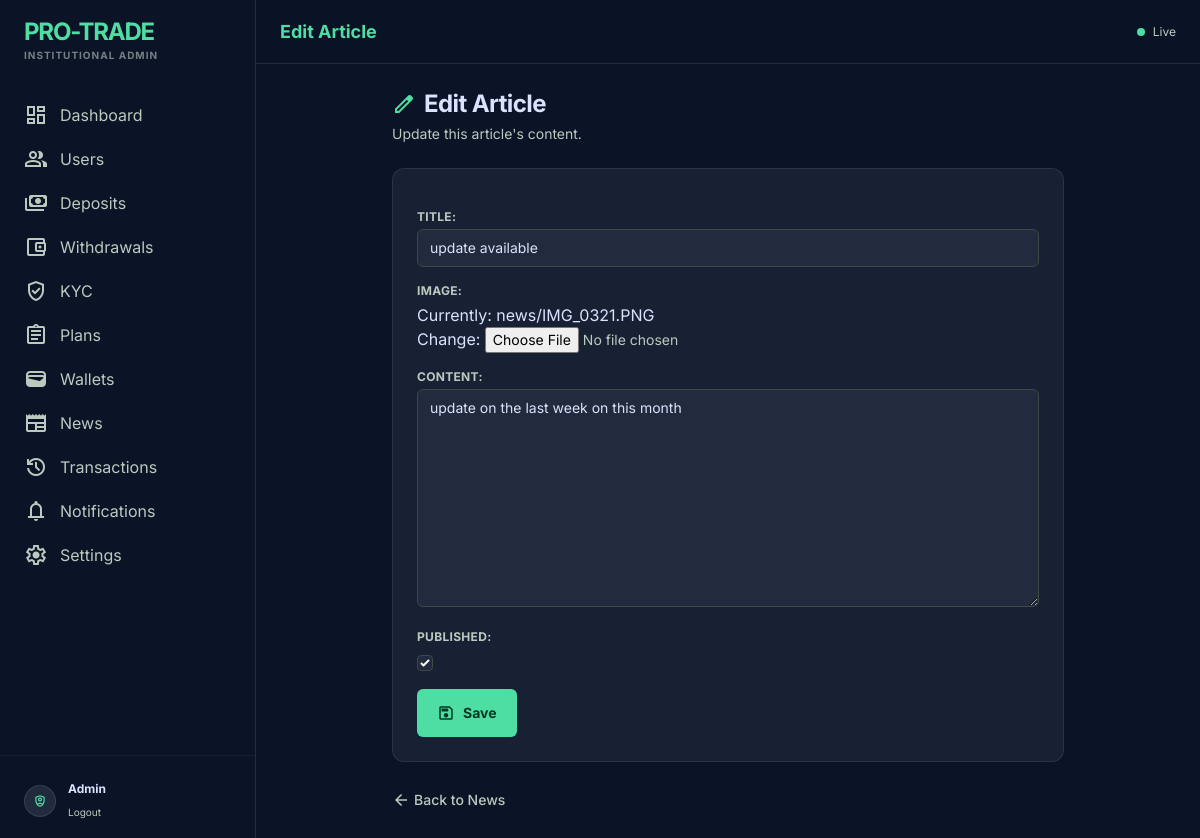
The app's page /panel/news/1/edit/ (signed in) with its own data.
### core/models.py (models this page shows, shortened)
class User(AbstractUser):
    id = models.UUIDField(primary_key=True, default=uuid.uuid4, editable=False)
    phone = models.CharField(max_length=20, blank=True)
    country = models.CharField(max_length=100, blank=True)
    referral_code = models.CharField(max_length=20, unique=True)
    referred_by = models.ForeignKey(
        'self',
        on_delete=models.SET_NULL,
        null=True,
        blank=True,
        related_name='referrals'
    )
    balance = models.DecimalField(max_digits=20, decimal_places=2, default=0)
    investment_balance = models.DecimalField(max_digits=20, decimal_places=2, default=0)
    profit_balance = models.DecimalField(max_digits=20, decimal_places=2, default=0)
    referral_balance = models.DecimalField(max_digits=20, decimal_places=2, default=0)
    email_verified = models.BooleanField(default=False)
    phone_verified = models.BooleanField(default=False)
    kyc_verified = models.BooleanField(default=False)
    two_factor_enabled = models.BooleanField(default=False)
    is_admin_user = models.BooleanField(default=False)
    created_at = models.DateTimeField(auto_now_add=True)

class News(models.Model):
    title = models.CharField(max_length=200)
    image = models.ImageField(upload_to="news/")
    content = models.TextField()
    published = models.BooleanField(default=True)
    created_at = models.DateTimeField(auto_now_add=True)

### core/admin_views.py (the view)
# urls.py: path("panel/news/<int:pk>/edit/", admin_views.AdminNewsUpdateView.as_view(), name="admin_news_update"),
class AdminNewsUpdateView(AdminRequiredMixin, UpdateView):
    model = News
    form_class = NewsForm
    template_name = "core/admin/admin_news_form.html"
    success_url = reverse_lazy("core:admin_news_list")

### core/forms.py
class NewsForm(forms.ModelForm):
    class Meta:
        model = News
        fields = ["title", "image", "content", "published"]

### core/context_processors.py (called while the page is built)
def site_settings(request):
    return {"site_settings": SiteSetting.objects.first()}

def notifications_badge(request):
    if request.user.is_authenticated:
        count = Notification.objects.filter(user=request.user, is_read=False).count()
    else:
        count = 0
    return {"unread_notifications_count": count}

### core/templates/core/admin/admin_news_form.html (shortened to what this page needs)
{% extends "core/admin/admin_base.html" %}
{% block page_title %}{% if object %}Edit Article{% else %}New Article{% endif %}{% endblock %}
{% block content %}
<div class="max-w-2xl mx-auto flex flex-col gap-6">
  <div>
    <h1 class="text-2xl font-bold text-on-surface tracking-tight flex items-center gap-2">
      <span class="material-symbols-outlined text-primary">{% if object %}edit{% else %}add_circle{% endif %}</span>
      {% if object %}Edit Article{% else %}New Article{% endif %}
    </h1>
    <p class="text-sm text-on-surface-variant mt-1">
      {% if object %}Update this article's content.{% else %}Publish a new article to the platform's news feed.{% endif %}
    </p>
  </div>
  <div class="glass-panel rounded-xl p-6">
    <form method="post" enctype="multipart/form-data" class="space-y-4">
      <div class="[&_select]:bg-surface-container-high [&_select]:border-outline-variant [&_select]:text-on-surface [&_select]:rounded-md [&_select]:text-sm [&_select]:w-full
                  [&_input[type=text]]:bg-surface-container-high [&_input[type=text]]:border-outline-variant [&_input[type=text]]:text-on-surface [&_input[type=text]]:rounded-md [&_input[type=text]]:text-sm [&_input[type=text]]:w-full
                  [&_input[type=url]]:bg-surface-container-high [&_input[type=url]]:border-outline-variant [&_input[type=url]]:text-on-surface [&_input[type=url]]:rounded-md [&_input[type=url]]:text-sm [&_input[type=url]]:w-full
                  [&_input[type=checkbox]]:rounded [&_input[type=checkbox]]:border-outline-variant [&_input[type=checkbox]]:text-primary [&_input[type=checkbox]]:bg-surface-container-high
                  [&_input[type=file]]:text-on-surface-variant [&_input[type=file]]:text-sm
                  [&_textarea]:bg-surface-container-high [&_textarea]:border-outline-variant [&_textarea]:text-on-surface [&_textarea]:rounded-md [&_textarea]:text-sm [&_textarea]:w-full [&_textarea]:min-h-[160px]
                  [&_label]:text-xs [&_label]:font-bold [&_label]:text-on-surface-variant [&_label]:uppercase [&_label]:tracking-wide [&_label]:mb-1 [&_label]:block
                  [&_p]:mb-4 [&_p:last-child]:mb-0">
        {{ form.as_p }}
      </div>
      <button type="submit"
              class="w-full sm:w-auto inline-flex items-center justify-center gap-2 bg-primary text-on-primary font-bold text-sm px-5 py-2.5 rounded-md hover:brightness-110 transition-all">
        <span class="material-symbols-outlined text-lg">save</span>Save
      </button>
    </form>
  </div>
  <a href="{% url 'core:admin_news_list' %}"
     class="inline-flex items-center gap-1 text-sm text-on-surface-variant hover:text-primary transition-colors font-medium w-fit">
    <span class="material-symbols-outlined text-lg">arrow_back</span>Back to News
  </a>
</div>
{% endblock %}

### core/templates/core/admin/admin_base.html (shortened to what this page needs)
<!DOCTYPE html>
<html lang="en" class="dark">
<head>
<script src="https://cdn.tailwindcss.com?plugins=forms,container-queries"></script>
</head>
<body class="font-body-md text-body-md">
<aside id="admin-sidebar"
       class="h-screen w-64 fixed left-0 top-0 border-r border-white/10 backdrop-blur-xl bg-surface z-[60] flex flex-col py-4
              -translate-x-full lg:translate-x-0 transition-transform duration-300 ease-in-out">
  <div class="px-6 mb-8 flex items-center justify-between">
    <div>
      <h1 class="text-2xl font-bold text-primary tracking-tighter">PRO-TRADE</h1>
      <p class="text-[10px] uppercase tracking-widest text-on-surface-variant/60 font-bold">Institutional Admin</p>
    </div>
  </div>
  <nav class="flex-1 px-3 space-y-1 overflow-y-auto custom-scrollbar">
    {% url 'core:admin_dashboard' as dash_url %}
    <a href="{{ dash_url }}"
       class="flex items-center gap-3 px-3 py-2 rounded-md cursor-pointer transition-all
       {% if request.path == dash_url %}text-primary bg-primary/10 border-r-2 border-primary font-bold
       {% else %}text-on-surface-variant hover:text-on-surface hover:bg-surface-variant/50{% endif %}">
      <span class="material-symbols-outlined">dashboard</span><span>Dashboard</span>
    </a>
    {% url 'core:admin_users_list' as users_url %}
    <a href="{{ users_url }}"
       class="flex items-center gap-3 px-3 py-2 rounded-md cursor-pointer transition-all
       {% if request.path == users_url %}text-primary bg-primary/10 border-r-2 border-primary font-bold
       {% else %}text-on-surface-variant hover:text-on-surface hover:bg-surface-variant/50{% endif %}">
      <span class="material-symbols-outlined">group</span><span>Users</span>
    </a>
    {% url 'core:admin_deposits_list' as deposits_url %}
    <a href="{{ deposits_url }}"
       class="flex items-center gap-3 px-3 py-2 rounded-md cursor-pointer transition-all
       {% if request.path == deposits_url %}text-primary bg-primary/10 border-r-2 border-primary font-bold
       {% else %}text-on-surface-variant hover:text-on-surface hover:bg-surface-variant/50{% endif %}">
      <span class="material-symbols-outlined">payments</span><span>Deposits</span>
    </a>
    {% url 'core:admin_withdrawals_list' as withdrawals_url %}
    <a href="{{ withdrawals_url }}"
       class="flex items-center gap-3 px-3 py-2 rounded-md cursor-pointer transition-all
       {% if request.path == withdrawals_url %}text-primary bg-primary/10 border-r-2 border-primary font-bold
       {% else %}text-on-surface-variant hover:text-on-surface hover:bg-surface-variant/50{% endif %}">
      <span class="material-symbols-outlined">account_balance_wallet</span><span>Withdrawals</span>
    </a>
    {% url 'core:admin_kyc_list' as kyc_url %}
    <a href="{{ kyc_url }}"
       class="flex items-center gap-3 px-3 py-2 rounded-md cursor-pointer transition-all
       {% if request.path == kyc_url %}text-primary bg-primary/10 border-r-2 border-primary font-bold
       {% else %}text-on-surface-variant hover:text-on-surface hover:bg-surface-variant/50{% endif %}">
      <span class="material-symbols-outlined">verified_user</span><span>KYC</span>
    </a>
    {% url 'core:admin_plans_list' as plans_url %}
    <a href="{{ plans_url }}"
       class="flex items-center gap-3 px-3 py-2 rounded-md cursor-pointer transition-all
       {% if request.path == plans_url %}text-primary bg-primary/10 border-r-2 border-primary font-bold
       {% else %}text-on-surface-variant hover:text-on-surface hover:bg-surface-variant/50{% endif %}">
      <span class="material-symbols-outlined">assignment</span><span>Plans</span>
    </a>
    {% url 'core:admin_wallets_list' as wallets_url %}
    <a href="{{ wallets_url }}"
       class="flex items-center gap-3 px-3 py-2 rounded-md cursor-pointer transition-all
       {% if request.path == wallets_url %}text-primary bg-primary/10 border-r-2 border-primary font-bold
       {% else %}text-on-surface-variant hover:text-on-surface hover:bg-surface-variant/50{% endif %}">
      <span class="material-symbols-outlined">wallet</span><span>Wallets</span>
    </a>
    {% url 'core:admin_news_list' as news_url %}
    <a href="{{ news_url }}"
       class="flex items-center gap-3 px-3 py-2 rounded-md cursor-pointer transition-all
       {% if request.path == news_url %}text-primary bg-primary/10 border-r-2 border-primary font-bold
       {% else %}text-on-surface-variant hover:text-on-surface hover:bg-surface-variant/50{% endif %}">
      <span class="material-symbols-outlined">newspaper</span><span>News</span>
    </a>
    {% url 'core:admin_transactions_list' as tx_url %}
    <a href="{{ tx_url }}"
       class="flex items-center gap-3 px-3 py-2 rounded-md cursor-pointer transition-all
       {% if request.path == tx_url %}text-primary bg-primary/10 border-r-2 border-primary font-bold
       {% else %}text-on-surface-variant hover:text-on-surface hover:bg-surface-variant/50{% endif %}">
      <span class="material-symbols-outlined">history</span><span>Transactions</span>
    </a>
    {% url 'core:admin_send_notification' as notif_url %}
    <a href="{{ notif_url }}"
       class="flex items-center gap-3 px-3 py-2 rounded-md cursor-pointer transition-all
       {% if request.path == notif_url %}text-primary bg-primary/10 border-r-2 border-primary font-bold
       {% else %}text-on-surface-variant hover:text-on-surface hover:bg-surface-variant/50{% endif %}">
      <span class="material-symbols-outlined">notifications</span><span>Notifications</span>
    </a>
    {% url 'core:admin_site_settings' as settings_url %}
    <a href="{{ settings_url }}"
       class="flex items-center gap-3 px-3 py-2 rounded-md cursor-pointer transition-all
       {% if request.path == settings_url %}text-primary bg-primary/10 border-r-2 border-primary font-bold
       {% else %}text-on-surface-variant hover:text-on-surface hover:bg-surface-variant/50{% endif %}">
      <span class="material-symbols-outlined">settings</span><span>Settings</span>
    </a>
  </nav>
  <div class="px-6 pt-6 mt-6 border-t border-white/5">
    <div class="flex items-center gap-3">
      <div class="w-8 h-8 rounded-full bg-surface-container-high flex items-center justify-center border border-white/10">
        <span class="material-symbols-outlined text-primary text-sm">shield_person</span>
      </div>
      <div>
        <p class="text-[12px] font-bold">{{ request.user.get_full_name|default:request.user.username }}</p>
        <a href="{% url 'core:admin_logout' %}" class="text-[10px] text-on-surface-variant hover:text-primary transition-colors">Logout</a>
      </div>
    </div>
  </div>
</aside>
<main class="lg:ml-64 min-h-screen relative z-10 flex flex-col">
  <header class="h-16 flex justify-between items-center px-6 border-b border-white/10 backdrop-blur-md bg-surface/80 sticky top-0 z-50">
    <div class="flex items-center gap-3">
      <h2 class="text-lg font-bold text-primary">{% block page_title %}Admin{% endblock %}</h2>
    </div>
    <div class="flex items-center gap-2 text-on-surface-variant text-xs">
      <span class="w-2 h-2 rounded-full bg-primary animate-pulse"></span>
      <span>Live</span>
    </div>
  </header>
  <div class="p-6 space-y-6 overflow-y-auto max-h-[calc(100vh-4rem)] custom-scrollbar">
    {% block content %}{% endblock %}
  </div>
</main>
</body>
</html>

### core/templates/core/admin/admin_base.html (style rules this page uses)
body { background-color: #0b1326; color: #dae2fd; -webkit-font-smoothing: antialiased; }
.glass-panel { background: rgba(30,41,59,0.7); backdrop-filter: blur(12px); border: 1px solid rgba(255,255,255,0.08); }
.material-symbols-outlined { font-variation-settings: 'FILL' 0, 'wght' 400, 'GRAD' 0, 'opsz' 24; }

### records on screen
User: user.get_full_name "Admin"
News: title "update available", content "update on the last week on this month", published "☑"
